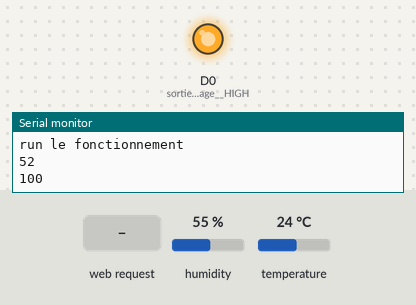
A sketch run on a simulated Arduino MKR. Parts: output pins drawn as LEDs (lit = HIGH), the last lines printed to the serial monitor. Inputs (shaded band) come from the test bench; at power-on: humidity 55 %, temperature 24 °C. WiFi joins after 1.5 s; servers stay silent unless stated.

Above: at 9.4 s.
9.5 s: HTTP request GET /FORCE received
At 14.9 s:
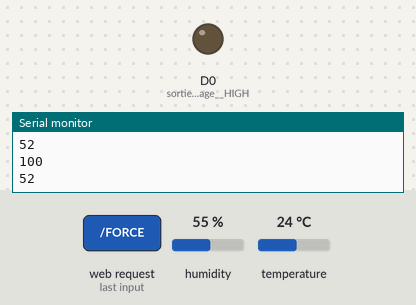
17.0 s: HTTP request GET /ON received
At 23.0 s:
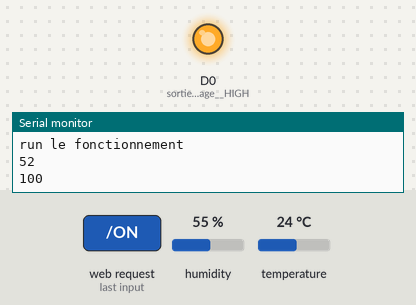
Timing chart, 0 to 24.5 s (numbered marks = the images above; inputs shaded):
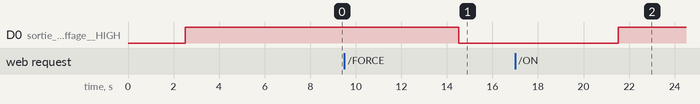

The sketch:

gestionChauffage.ino
```cpp
#include <SPI.h>
#include <WiFiNINA.h>
#include <WiFiUdp.h>
#include "DHT.h"
#include <ArduinoJson.h>
#include "arduino_secrets.h"
#include "fonction.h"

#define DHTPIN A1
#define DHTTYPE DHT22
DHT dht(DHTPIN, DHTTYPE);

char ssid[] = SECRET_SSID;        // your network SSID (name)
char pass[] = SECRET_PASS;    // your network password (use for WPA, or use as key for WEP)
int keyIndex = 0;                 // your network key Index number (needed only for WEP)

int status = WL_IDLE_STATUS;
WiFiServer server(80);

int fonctionnementGeneral = 1;
int modeFonctionnement = 2;
bool Operating = false;
float temperature = 0;
float temperatureVoulu = 19.5 ;
WiFiUDP Udp;
unsigned int localPort = 2390;

void setup() {

  Serial.begin(9600);
  dht.begin();   // départ de la sonde de température
  pinMode(0, OUTPUT); // sortie du chauffage  HIGH = off    LOW on

  WiFi.begin(ssid, pass);
  server.begin();                    // you're connected now, so print out the status

  Udp.begin(localPort);
}

void loop() {
  choisirMethod();
  switch (fonctionnementGeneral) {
      case 0:
         digitalWrite(0,HIGH);
        break;
      case 1:
        run();
      break;
      case 2:
         digitalWrite(0,LOW);
        break;
      default:
        Operating = false;
        break;
  }
  delay(5000);
}
void run(){
  Serial.println("run le fonctionnement");
  switch (modeFonctionnement) {
    case 1:
      reguletionTemperature();
      break;
    case 2:
      reguletionTemperatureHeure();
      break;
    default:
      Operating = false;
      break;
  }

  if(Operating){
    digitalWrite(0,LOW);
  }else{
    digitalWrite(0,HIGH);
  }
}
void reguletionTemperature(){
  temperature = dht.readTemperature();
  if( (temperature+0.25) > temperatureVoulu ){
    Operating = false;
  }
  if( (temperatureVoulu-0.25) > temperature){
    Operating = true;
  }
}

void reguletionTemperatureHeure(){
  temperature = dht.readTemperature();
  int heure = getHeure(Udp);
  Serial.println(heure);
  bool nuit  = heure < 6;
  if ( ((temperature+0.25) > temperatureVoulu && nuit == false) ||  ((temperature-1) > temperatureVoulu && nuit == true) ){
    Operating = false;
  }
  if ( ((temperature-0.25) < temperatureVoulu && nuit == false) ||  ((temperature-2) < temperatureVoulu && nuit == true) ){
    Operating = true;
  }
}

void sendclient(WiFiClient client){
  temperature = dht.readTemperature();
  String message = "Temperature = " + String(temperature)+" °C // Le mode chosir est " + modeFonctionnement  + Operating;
  StaticJsonDocument<200> Appartement;
  String timeActuel = String();
  timeActuel = time(Udp);
  Appartement["FonctionnementGeneral"] = fonctionnementGeneral;
  Appartement["Fonctionnement"] = Operating;
  Appartement["Mode"] = modeFonctionnement;
  Appartement["Temperature"] = temperature;
  Appartement["TemperatureVoulu"] = temperatureVoulu;
  Appartement["Heure"] = timeActuel;
  switch (modeFonctionnement) {
    case 1:
      Appartement["Mode"] = "Temperature";
      break;
    case 2:
      Appartement["Mode"] = "Heure";
      break;
    default:
      Appartement["Mode"] = "aucun";
      break;
  }

  String json;
  serializeJson(Appartement, json);
  client.println("HTTP/1.1 200 OK");
  client.println("Content-type:text/html");
  client.println();
  client.println(json);
  client.println();
}

void choisirMethod(){
  WiFiClient client = server.available();   // listen for incoming clients
  if (client) {                             // if you get a client,
    String currentLine = "";

    while (client.connected()) {            // loop while the client's connected
      if (client.available()) {             // if there's bytes to read from the client,
        char c = client.read();             // read a byte, then
        if (c == '\n') {
          if (currentLine.length() == 0) {
            sendclient(client);
            break;
          } else {    // if you got a newline, then clear currentLine:
            currentLine = "";
          }
        } else if (c != '\r') {  // if you got anything else but a carriage return character,
          currentLine += c;      // add it to the end of the currentLine
        }

        if (currentLine.endsWith("GET /ON")) {
          fonctionnementGeneral = 1;
        }
        if (currentLine.endsWith("GET /OFF")) {
          fonctionnementGeneral = 0;
        }
        if (currentLine.endsWith("GET /FORCE")) {
          fonctionnementGeneral = 2;
        }
        if (currentLine.endsWith("GET /TEMPERATURE")) {
          modeFonctionnement = 1;
        }
        if (currentLine.endsWith("GET /HEURE")) {
          modeFonctionnement = 2;
        }

        if (currentLine.endsWith("GET /temperature/12")) {
          Serial.println("commande de test" + currentLine.substring(13));
          temperatureVoulu =  currentLine.substring(13).toFloat();
        }

        if (currentLine.endsWith("GET /12")) {
          temperatureVoulu = 12;
        }
         if (currentLine.endsWith("GET /12.5")) {
          temperatureVoulu = 12.5;
        }
        if (currentLine.endsWith("GET /13")) {
          temperatureVoulu = 13;
        }
        if (currentLine.endsWith("GET /13.5")) {
          temperatureVoulu = 13.5;
        }
        if (currentLine.endsWith("GET /14")) {
          temperatureVoulu = 14;
        }
        if (currentLine.endsWith("GET /14.5")) {
          temperatureVoulu =14.5;
        }
         if (currentLine.endsWith("GET /15")) {
          temperatureVoulu = 15;
        }
        if (currentLine.endsWith("GET /15.5")) {
          temperatureVoulu = 15.5;
        }
        if (currentLine.endsWith("GET /16")) {
          temperatureVoulu = 16;
        }
        if (currentLine.endsWith("GET /16.5")) {
          temperatureVoulu = 16.5;
        }
        if (currentLine.endsWith("GET /17")) {
          temperatureVoulu = 17;
        }
        if (currentLine.endsWith("GET /17.5")) {
          temperatureVoulu = 17.5;
        }
        if (currentLine.endsWith("GET /18")) {
          temperatureVoulu = 18;
        }
         if (currentLine.endsWith("GET /18.5")) {
          temperatureVoulu = 18.5;
        }
        if (currentLine.endsWith("GET /19")) {
          temperatureVoulu = 19;
        }
        if (currentLine.endsWith("GET /19.5")) {
          temperatureVoulu = 19.5;
        }
        if (currentLine.endsWith("GET /20")) {
          temperatureVoulu = 20;
        }
        if (currentLine.endsWith("GET /20.5")) {
          temperatureVoulu = 20.5;
        }
        if (currentLine.endsWith("GET /21")) {
          temperatureVoulu = 21;
        }
        if (currentLine.endsWith("GET /21.5")) {
          temperatureVoulu = 21.5;
        }
        if (currentLine.endsWith("GET /22")) {
          temperatureVoulu = 22;
        }
      }
    }
    client.stop();
  }
}
```

arduino_secrets.h
```cpp
#define SECRET_SSID "SFR_9788"
#define SECRET_PASS "6ncb29csht3cqm93gnny"
```

fonction.h
```cpp
IPAddress timeServer(129, 6, 15, 28);
const int NTP_PACKET_SIZE = 48;
byte packetBuffer[ NTP_PACKET_SIZE];
String monheure = String();


unsigned long sendNTPpacket(IPAddress& address, WiFiUDP Udp) {

  memset(packetBuffer, 0, NTP_PACKET_SIZE);

  packetBuffer[0] = 0b11100011;   // LI, Version, Mode
  packetBuffer[1] = 0;     // Stratum, or type of clock
  packetBuffer[2] = 6;     // Polling Interval
  packetBuffer[3] = 0xEC;

  packetBuffer[12]  = 49;
  packetBuffer[13]  = 0x4E;
  packetBuffer[14]  = 49;
  packetBuffer[15]  = 52;

  Udp.beginPacket(address, 123);
  Udp.write(packetBuffer, NTP_PACKET_SIZE);
  Udp.endPacket();
  Serial.println(packetBuffer[15]);
}

String time(WiFiUDP Udp) {
  // send an NTP request to the time server at the given address


  sendNTPpacket(timeServer, Udp);
  delay(1000);

  if (Udp.parsePacket()) {

    Udp.read(packetBuffer, NTP_PACKET_SIZE);

    unsigned long highWord = word(packetBuffer[40], packetBuffer[41]);
    unsigned long lowWord = word(packetBuffer[42], packetBuffer[43]);

    unsigned long secsSince1900 = highWord << 16 | lowWord;

    const unsigned long seventyYears = 2208988800UL;

    unsigned long epoch = secsSince1900 - seventyYears;
    int heure  = ((epoch  % 86400L) / 3600) +1;
    int minute  = ((epoch  % 3600) / 60);
    int seconde  = (epoch % 60);


    monheure = heure;
    monheure += ":";
    monheure += minute;
    monheure += ":";
    monheure += seconde;
    return monheure;
  }
  return "null";

}


int getHeure(WiFiUDP Udp) {
  // send an NTP request to the time server at the given address


  sendNTPpacket(timeServer, Udp);
  delay(1000);

  if (Udp.parsePacket()) {

    Udp.read(packetBuffer, NTP_PACKET_SIZE);

    unsigned long highWord = word(packetBuffer[40], packetBuffer[41]);
    unsigned long lowWord = word(packetBuffer[42], packetBuffer[43]);

    unsigned long secsSince1900 = highWord << 16 | lowWord;

    const unsigned long seventyYears = 2208988800UL;

    unsigned long epoch = secsSince1900 - seventyYears;
    int heure  = ((epoch  % 86400L) / 3600) +1;
    return heure;
  }
  return 100;

}
```

Measured:
- after the input at 9.5 s, D0 (sortie_du_chauffage__HIGH): HIGH → LOW after 5.0 s
- after the input at 17.0 s, D0 (sortie_du_chauffage__HIGH): LOW → HIGH after 4.5 s
